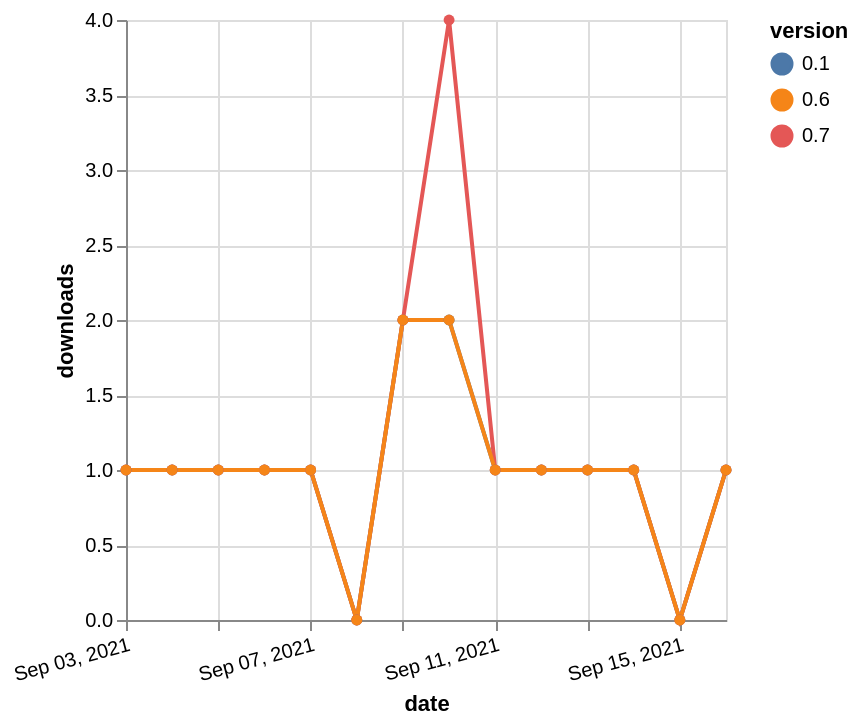

Write the Vega-Lite specification saved for this chart.
### Vega-Lite specification from a JSON file in a GitHub repository (floating-point values rounded to 4 significant figures)
{"$schema": "https://vega.github.io/schema/vega-lite/v5.json", "description": "A simple bar chart with embedded data.", "data": {"values": [{"date": "2021-09-03", "total": 154, "delta": 1, "version": "0.1"}, {"date": "2021-09-04", "total": 155, "delta": 1, "version": "0.1"}, {"date": "2021-09-05", "total": 156, "delta": 1, "version": "0.1"}, {"date": "2021-09-06", "total": 157, "delta": 1, "version": "0.1"}, {"date": "2021-09-07", "total": 158, "delta": 1, "version": "0.1"}, {"date": "2021-09-08", "total": 158, "delta": 0, "version": "0.1"}, {"date": "2021-09-09", "total": 160, "delta": 2, "version": "0.1"}, {"date": "2021-09-10", "total": 162, "delta": 2, "version": "0.1"}, {"date": "2021-09-11", "total": 163, "delta": 1, "version": "0.1"}, {"date": "2021-09-12", "total": 164, "delta": 1, "version": "0.1"}, {"date": "2021-09-13", "total": 165, "delta": 1, "version": "0.1"}, {"date": "2021-09-14", "total": 166, "delta": 1, "version": "0.1"}, {"date": "2021-09-15", "total": 166, "delta": 0, "version": "0.1"}, {"date": "2021-09-16", "total": 167, "delta": 1, "version": "0.1"}, {"date": "2021-09-03", "total": 134, "delta": 1, "version": "0.7"}, {"date": "2021-09-04", "total": 135, "delta": 1, "version": "0.7"}, {"date": "2021-09-05", "total": 136, "delta": 1, "version": "0.7"}, {"date": "2021-09-06", "total": 137, "delta": 1, "version": "0.7"}, {"date": "2021-09-07", "total": 138, "delta": 1, "version": "0.7"}, {"date": "2021-09-08", "total": 138, "delta": 0, "version": "0.7"}, {"date": "2021-09-09", "total": 140, "delta": 2, "version": "0.7"}, {"date": "2021-09-10", "total": 144, "delta": 4, "version": "0.7"}, {"date": "2021-09-11", "total": 145, "delta": 1, "version": "0.7"}, {"date": "2021-09-12", "total": 146, "delta": 1, "version": "0.7"}, {"date": "2021-09-13", "total": 147, "delta": 1, "version": "0.7"}, {"date": "2021-09-14", "total": 148, "delta": 1, "version": "0.7"}, {"date": "2021-09-15", "total": 148, "delta": 0, "version": "0.7"}, {"date": "2021-09-16", "total": 149, "delta": 1, "version": "0.7"}, {"date": "2021-09-03", "total": 143, "delta": 1, "version": "0.6"}, {"date": "2021-09-04", "total": 144, "delta": 1, "version": "0.6"}, {"date": "2021-09-05", "total": 145, "delta": 1, "version": "0.6"}, {"date": "2021-09-06", "total": 146, "delta": 1, "version": "0.6"}, {"date": "2021-09-07", "total": 147, "delta": 1, "version": "0.6"}, {"date": "2021-09-08", "total": 147, "delta": 0, "version": "0.6"}, {"date": "2021-09-09", "total": 149, "delta": 2, "version": "0.6"}, {"date": "2021-09-10", "total": 151, "delta": 2, "version": "0.6"}, {"date": "2021-09-11", "total": 152, "delta": 1, "version": "0.6"}, {"date": "2021-09-12", "total": 153, "delta": 1, "version": "0.6"}, {"date": "2021-09-13", "total": 154, "delta": 1, "version": "0.6"}, {"date": "2021-09-14", "total": 155, "delta": 1, "version": "0.6"}, {"date": "2021-09-15", "total": 155, "delta": 0, "version": "0.6"}, {"date": "2021-09-16", "total": 156, "delta": 1, "version": "0.6"}]}, "width": "container", "mark": {"type": "line", "point": {"filled": true}}, "encoding": {"x": {"field": "date", "type": "temporal", "timeUnit": "yearmonthdate", "title": "date", "axis": {"labelAngle": -15}}, "y": {"field": "delta", "type": "quantitative", "title": "downloads"}, "color": {"field": "version", "type": "nominal"}, "tooltip": {"field": "delta"}}}
